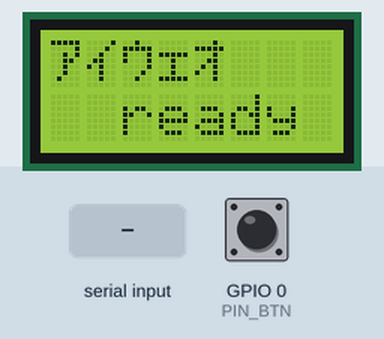
A sketch run on a simulated ESP32-S3. Shown: 8×2 character LCD. Inputs (shaded band) come from the test bench; at power-on: GPIO 0 (PIN_BTN) HIGH. What the sketch prints to the serial monitor is not drawn.

Above: at 1.4 s.
3.8 s: "1\n" received over Serial
At 4.3 s:
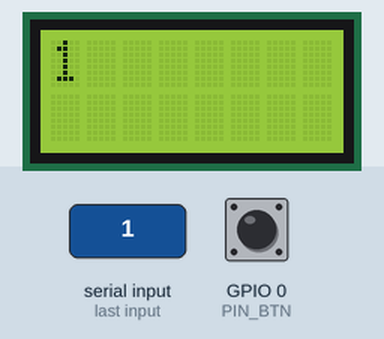
5.3 s: "0\n" received over Serial
At 6.5 s:
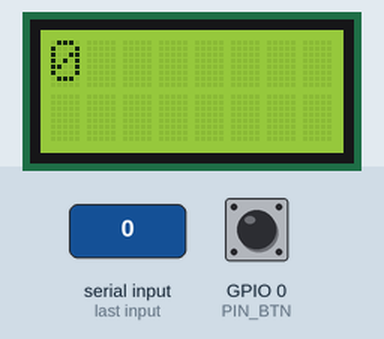
6.8 s: GPIO 0 (PIN_BTN) pulled LOW for 0.15 s
At 7.8 s:
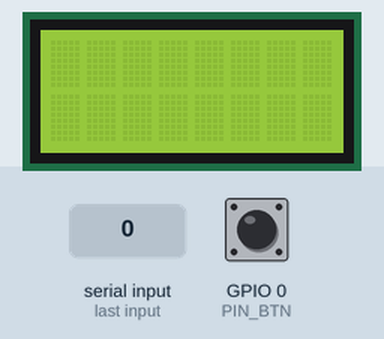
Timing chart, 0 to 9.8 s (numbered marks = the images above; inputs shaded):
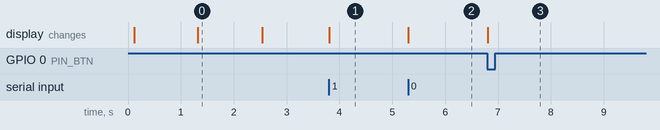

The sketch:

stamps3_lcd0802.ino
```cpp
// 8x2 キャラクタ液晶 — stamps3_lcd0802
//
// M5Stamp S3A (2.54mm ピンヘッダ版) + ACM0802C-NLW-BBH（青地に白抜き 8文字x2行）。
// HD44780 互換（ST7066 系）の 4bit モード、読み出しなし。
//
// Serial に UTF-8 で送った文字がそのまま液晶に出る。16 文字ぶんの窓が右へ流れていく。
//   カタカナ     : そのまま出る（CGROM は A00 = JIS X 0201 の半角カナ）
//   ひらがな     : カタカナに寄せて出る（液晶にひらがなの字形が無いため）
//   BS / DEL     : 1 文字消す（濁点付きは 2 バイトまとめて消す）
//   改行         : 確定。Serial に 1 行吐く。画面は残したまま（読めるように）で、
//                  次の文字が来たときに消えて新しい行が始まる
//   G0 のボタン  : 全消去
//
// ライブラリ: LiquidCrystal（Arduino IDE に最初から入っている）
// ボード: ESP32S3 Dev Module / USB CDC On Boot: Enabled / Flash 8MB

#include <Arduino.h>
#include <LiquidCrystal.h>

// ---------------------------------------------------------------- 配線
// StampS3 で 2.54mm ピッチのピンヘッダが挿さるのは G1/G3/G5/G7/G9/G13/G15 と
// G0(BTN) / G43(U0TXD) / G44(U0RXD)。4bit なので 6 本で足り、G15 が 1 本余る。
//
// ACM0802C の 14 ピン（2 列 x 7 行。ブレッドボードに直挿しできない）:
//   1:Vss(GND) 2:Vdd(+5V) 3:Vo(コントラスト) 4:RS 5:R/W 6:E 7-10:DB0-3 11-14:DB4-7
//
// Vdd は必ず 5V。3.3V ではバックライト（Vf≈4.6V）が点かず、
// コントラストに必要な Vdd-Vo=4.2〜4.6V も作れない。Vo は GND 直結でよい。
// 一方ロジックの Vih は min 2.2V なので、3.3V の GPIO で直接叩いてよい（規格内）。
// R/W は GND に直結する。H にすると LCD が DB を 5V で駆動して S3 の GPIO を壊す。
#define PIN_LCD_RS 1
#define PIN_LCD_EN 5   // G3 は ESP32-S3 のストラッピングピン。リセット直後に浮くので E には使わない
#define PIN_LCD_D4 3   // 浮いても E が立たなければ何も起きないデータ線を回してある
#define PIN_LCD_D5 7
#define PIN_LCD_D6 9
#define PIN_LCD_D7 13

#define PIN_BTN     0   // StampS3 内蔵ボタン（押すと LOW）。押したまま USB を挿すとダウンロードモードになる
#define PIN_RGB_LED 21  // StampS3 内蔵 WS2812

#define LCD_COLS 8
#define LCD_ROWS 2
#define WINDOW  (LCD_COLS * LCD_ROWS)  // 画面に見えている文字数 = 16

LiquidCrystal lcd(PIN_LCD_RS, PIN_LCD_EN, PIN_LCD_D4, PIN_LCD_D5, PIN_LCD_D6, PIN_LCD_D7);

// ---------------------------------------------------------------- 文字コード
// この液晶の CGROM は A00。0xA1-0xDF が JIS X 0201 の半角カナでそのまま並んでいる。
// 濁点 0xDE と半濁点 0xDF は独立した 1 文字なので、「ガ」は 0xB6 0xDE の 2 バイト、
// つまり画面の 2 マスを食う。8 文字しかない画面ではここが効いてくる。
//
// 表は U+30A1(ァ) から U+30FC(ー) まで。{ 本体, 濁点 } の順。濁点が要らないものは 0。
static const uint8_t KANA[][2] = {
  {0xA7,0},{0xB1,0},{0xA8,0},{0xB2,0},{0xA9,0},   // ァアィイゥ
  {0xB3,0},{0xAA,0},{0xB4,0},{0xAB,0},{0xB5,0},   // ウェエォオ
  {0xB6,0},{0xB6,0xDE},{0xB7,0},{0xB7,0xDE},      // カガキギ
  {0xB8,0},{0xB8,0xDE},{0xB9,0},{0xB9,0xDE},      // クグケゲ
  {0xBA,0},{0xBA,0xDE},{0xBB,0},{0xBB,0xDE},      // コゴサザ
  {0xBC,0},{0xBC,0xDE},{0xBD,0},{0xBD,0xDE},      // シジスズ
  {0xBE,0},{0xBE,0xDE},{0xBF,0},{0xBF,0xDE},      // セゼソゾ
  {0xC0,0},{0xC0,0xDE},{0xC1,0},{0xC1,0xDE},      // タダチヂ
  {0xAF,0},{0xC2,0},{0xC2,0xDE},                  // ッツヅ
  {0xC3,0},{0xC3,0xDE},{0xC4,0},{0xC4,0xDE},      // テデトド
  {0xC5,0},{0xC6,0},{0xC7,0},{0xC8,0},{0xC9,0},   // ナニヌネノ
  {0xCA,0},{0xCA,0xDE},{0xCA,0xDF},               // ハバパ
  {0xCB,0},{0xCB,0xDE},{0xCB,0xDF},               // ヒビピ
  {0xCC,0},{0xCC,0xDE},{0xCC,0xDF},               // フブプ
  {0xCD,0},{0xCD,0xDE},{0xCD,0xDF},               // ヘベペ
  {0xCE,0},{0xCE,0xDE},{0xCE,0xDF},               // ホボポ
  {0xCF,0},{0xD0,0},{0xD1,0},{0xD2,0},{0xD3,0},   // マミムメモ
  {0xAC,0},{0xD4,0},{0xAD,0},{0xD5,0},{0xAE,0},   // ャヤュユョ
  {0xD6,0},                                        // ヨ
  {0xD7,0},{0xD8,0},{0xD9,0},{0xDA,0},{0xDB,0},   // ラリルレロ
  {0xDC,0},{0xDC,0},                              // ヮワ
  {0xB2,0},{0xB4,0},                              // ヰヱ（イ・エで代用）
  {0xA6,0},{0xDD,0},                              // ヲン
  {0xB3,0xDE},                                     // ヴ
  {0xB6,0},{0xB9,0},                              // ヵヶ（カ・ケで代用）
  {0xDC,0xDE},{0xB2,0xDE},{0xB4,0xDE},{0xA6,0xDE},// ヷヸヹヺ
  {0xA5,0},{0xB0,0},                              // ・ー
};
static const uint16_t KANA_FIRST = 0x30A1;
static const uint16_t KANA_LAST  = 0x30FC;

static const int BUF_MAX = 240;
static uint8_t buf[BUF_MAX];
static int len = 0;
static bool dirty = true;
static bool pendingClear = false;   // 確定済み。次の 1 文字が来たら画面を空けてから積む

static uint32_t uniAcc = 0;         // UTF-8 の組み立て途中
static int uniNeed = 0;

static bool btnPrev = true;
static uint32_t btnAt = 0;

void led(uint8_t r, uint8_t g, uint8_t b) {
#if __has_include(<esp32-hal-rgb-led.h>)
  neopixelWrite(PIN_RGB_LED, r, g, b);
#endif
}

// 画面いっぱいの黒ブロック。コントラストを合わせるための的。
// 初期化が通っていれば必ず出るので、ここが出ない = 配線かコントラストの問題と切り分けられる。
void fillBlocks() {
  for (int r = 0; r < LCD_ROWS; r++) {
    lcd.setCursor(0, r);
    for (int c = 0; c < LCD_COLS; c++) lcd.write((uint8_t)0xFF);
  }
}

// clear() は 1.64ms かかるうえ画面がちらつくので、毎フレーム 16 マスを上書きするだけにする。
void render() {
  int start = (len > WINDOW) ? len - WINDOW : 0;
  uint8_t win[WINDOW];
  for (int i = 0; i < WINDOW; i++) {
    int idx = start + i;
    win[i] = (idx < len) ? buf[idx] : ' ';
  }
  lcd.setCursor(0, 0);
  for (int i = 0; i < LCD_COLS; i++) lcd.write(win[i]);
  lcd.setCursor(0, 1);
  for (int i = LCD_COLS; i < WINDOW; i++) lcd.write(win[i]);
}

void commit() {
  Serial.print("commit hex");
  for (int i = 0; i < len; i++) { Serial.print(' '); Serial.printf("%02X", buf[i]); }
  Serial.printf("  (%d マス)\n", len);
  // ここで len=0 にしてはいけない。シリアルモニタは行末の \n までを一塊で送ってくるので、
  // 同じループで読み切られて render() の前に消え、打った文字が 1 度も画面に出ない。
  // 画面は残し、次の文字が来たときに消す。
  pendingClear = true;
}

void push(uint8_t b) {
  if (pendingClear) { len = 0; pendingClear = false; }
  if (len < BUF_MAX) buf[len++] = b;
  dirty = true;
}

// Unicode のコードポイント 1 つを、液晶の CGROM のバイトに置き換えて積む。
void emit(uint32_t cp) {
  if (cp == '\r') return;
  if (cp == '\n') { commit(); return; }
  if (cp == 0x08 || cp == 0x7F) {     // 濁点付きは 2 バイトまとめて消す
    if (len > 0) {
      bool wasMark = (buf[len - 1] == 0xDE || buf[len - 1] == 0xDF);
      len--;
      if (wasMark && len > 0) len--;
      dirty = true;
    }
    return;
  }
  if (cp < 0x20) return;
  if (cp < 0x80) { push((uint8_t)cp); return; }             // ASCII はそのまま

  if (cp == 0x3000) { push(' '); return; }                   // 全角スペース
  if (cp == 0x3001) { push(0xA4); return; }                  // 、
  if (cp == 0x3002) { push(0xA1); return; }                  // 。
  if (cp == 0x300C) { push(0xA2); return; }                  // 「
  if (cp == 0x300D) { push(0xA3); return; }                  // 」
  if (cp == 0x309B) { push(0xDE); return; }                  // ゛単体
  if (cp == 0x309C) { push(0xDF); return; }                  // ゜単体

  // ひらがなは液晶に字形が無いので、カタカナに寄せる（Unicode 上はちょうど 0x60 違い）
  if (cp >= 0x3041 && cp <= 0x3096) cp += 0x60;

  if (cp >= KANA_FIRST && cp <= KANA_LAST) {
    const uint8_t *e = KANA[cp - KANA_FIRST];
    push(e[0]);
    if (e[1]) push(e[1]);                                    // 濁点はもう 1 マス使う
    return;
  }

  // 半角カナで直接送られてきた場合（U+FF61-U+FF9F はそのまま 0xA1-0xDF に並んでいる）
  if (cp >= 0xFF61 && cp <= 0xFF9F) { push((uint8_t)(cp - 0xFEC0)); return; }

  push('?');                                                 // 出せない字
}

// Serial から来たバイトを UTF-8 として組み立てる。マルチバイトは分割して届きうる。
void feedByte(uint8_t c) {
  if (uniNeed > 0) {
    if ((c & 0xC0) == 0x80) {
      uniAcc = (uniAcc << 6) | (c & 0x3F);
      if (--uniNeed == 0) emit(uniAcc);
      return;
    }
    uniNeed = 0;   // 壊れたシーケンス。捨てて組み直す
  }
  if (c < 0x80)             { emit(c); }
  else if ((c & 0xE0) == 0xC0) { uniAcc = c & 0x1F; uniNeed = 1; }
  else if ((c & 0xF0) == 0xE0) { uniAcc = c & 0x0F; uniNeed = 2; }
  else if ((c & 0xF8) == 0xF0) { uniAcc = c & 0x07; uniNeed = 3; }
}

void setup() {
  Serial.begin(115200);
  pinMode(PIN_BTN, INPUT_PULLUP);
  led(0, 0, 8);

  delay(50);                  // Vdd が立ち上がりきるのを待つ
  lcd.begin(LCD_COLS, LCD_ROWS);

  // 起動直後の 1.2 秒は黒ブロック。電源を入れてすぐコントラストを見られるようにしてある。
  fillBlocks();
  delay(1200);

  lcd.clear();
  lcd.setCursor(0, 0); for (const char *p = "\xB1\xB2\xB3\xB4\xB5"; *p; p++) lcd.write((uint8_t)*p);  // アイウエオ
  lcd.setCursor(0, 1); lcd.print("  ready ");
  delay(1200);

  Serial.println();
  Serial.println("stamps3_lcd0802 ready. UTF-8 で送った文字がそのまま液晶に出ます。");
  Serial.println("カタカナはそのまま、ひらがなはカタカナに寄せて表示。");
  Serial.println("濁点は独立した 1 マスを使うので「ガ」は 2 マス。");
  Serial.println("BS/DEL = 1文字消す, 改行 = 確定, G0 のボタン = 全消去");
  led(0, 4, 0);
  dirty = true;
}

void loop() {
  bool fed = false;
  while (Serial.available()) { feedByte((uint8_t)Serial.read()); fed = true; }
  if (fed) led(0, 0, 20);

  bool btn = digitalRead(PIN_BTN);
  if (btnPrev && !btn && millis() - btnAt > 200) {
    btnAt = millis();
    len = 0;
    pendingClear = false;
    uniNeed = 0;
    dirty = true;
    Serial.println("cleared");
    led(20, 0, 0);
  }
  btnPrev = btn;

  if (dirty) { render(); dirty = false; }

  if (millis() - btnAt > 120 && !fed) led(0, 4, 0);
  delay(5);
}
```

Measured:
- after the input at 3.8 s, the display: changes at once (image 1)
- after the input at 5.3 s, the display: changes at once (image 2)
- after the input at 6.8 s, the display: changes at once (image 3)
- what the display in image 0 shows lasts 1.2 s, from 1.3 s to 2.5 s
